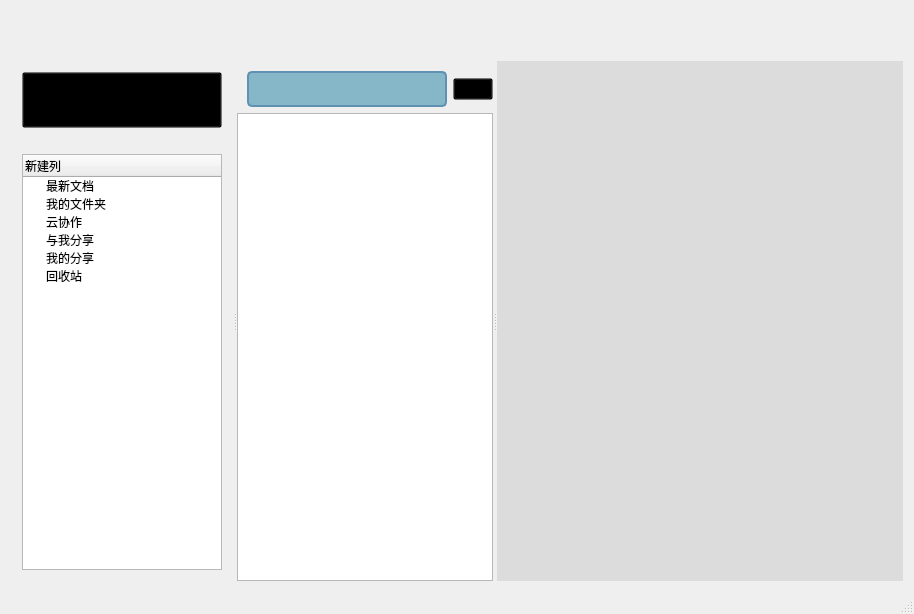
<?xml version="1.0" encoding="UTF-8"?>
<ui version="4.0">
 <class>MainWindow</class>
 <widget class="QMainWindow" name="MainWindow">
  <property name="geometry">
   <rect>
    <x>0</x>
    <y>0</y>
    <width>914</width>
    <height>614</height>
   </rect>
  </property>
  <property name="minimumSize">
   <size>
    <width>750</width>
    <height>592</height>
   </size>
  </property>
  <property name="windowTitle">
   <string>MainWindow</string>
  </property>
  <widget class="QWidget" name="centralWidget">
   <layout class="QVBoxLayout" name="verticalLayout_5">
    <item>
     <layout class="QVBoxLayout" name="verticalLayout_4">
      <item>
       <spacer name="verticalSpacer">
        <property name="orientation">
         <enum>Qt::Vertical</enum>
        </property>
        <property name="sizeType">
         <enum>QSizePolicy::Maximum</enum>
        </property>
        <property name="sizeHint" stdset="0">
         <size>
          <width>20</width>
          <height>50</height>
         </size>
        </property>
       </spacer>
      </item>
      <item>
       <widget class="QSplitter" name="splitter">
        <property name="sizePolicy">
         <sizepolicy hsizetype="Expanding" vsizetype="Preferred">
          <horstretch>4</horstretch>
          <verstretch>0</verstretch>
         </sizepolicy>
        </property>
        <property name="orientation">
         <enum>Qt::Horizontal</enum>
        </property>
        <widget class="QWidget" name="layoutWidget">
         <layout class="QVBoxLayout" name="verticalLayout">
          <item>
           <widget class="QComboBox" name="comboBox">
            <property name="sizePolicy">
             <sizepolicy hsizetype="Preferred" vsizetype="Fixed">
              <horstretch>0</horstretch>
              <verstretch>0</verstretch>
             </sizepolicy>
            </property>
            <property name="maximumSize">
             <size>
              <width>200</width>
              <height>16777215</height>
             </size>
            </property>
            <property name="styleSheet">
             <string notr="true">QComboBox
{
min-height: 50px;
min-width: 60px;
background-color:transparent;
color:rgb(0, 0, 0);
selection-background-color: rgb(200, 200, 200);
}

QComboBox QAbstractItemView
{
selection-color:black;
selection-background-color:black;
background-color:rgb(200, 200, 200);
color:black;
font:14px;
}

QComboBox QAbstractItemView::item
{
min-height: 50px;
min-width: 60px;
color:balck;
}</string>
            </property>
            <item>
             <property name="text">
              <string>新建笔记</string>
             </property>
            </item>
            <item>
             <property name="text">
              <string>新建文件夹</string>
             </property>
            </item>
            <item>
             <property name="text">
              <string>导入Word</string>
             </property>
            </item>
            <item>
             <property name="text">
              <string>上传文件</string>
             </property>
            </item>
            <item>
             <property name="text">
              <string>上传文件夹</string>
             </property>
            </item>
           </widget>
          </item>
          <item>
           <spacer name="horizontalSpacer">
            <property name="orientation">
             <enum>Qt::Horizontal</enum>
            </property>
            <property name="sizeType">
             <enum>QSizePolicy::Maximum</enum>
            </property>
            <property name="sizeHint" stdset="0">
             <size>
              <width>40</width>
              <height>20</height>
             </size>
            </property>
           </spacer>
          </item>
          <item>
           <widget class="QTreeWidget" name="treeWidget">
            <property name="sizePolicy">
             <sizepolicy hsizetype="Expanding" vsizetype="Expanding">
              <horstretch>0</horstretch>
              <verstretch>0</verstretch>
             </sizepolicy>
            </property>
            <property name="maximumSize">
             <size>
              <width>200</width>
              <height>16777215</height>
             </size>
            </property>
            <property name="styleSheet">
             <string notr="true">*{outline:0px;}</string>
            </property>
            <column>
             <property name="text">
              <string>新建列</string>
             </property>
            </column>
            <item>
             <property name="text">
              <string>最新文档</string>
             </property>
             <property name="icon">
              <iconset resource="../res.qrc">
               <normaloff>:/image/image/Icon_Category_LastMod.png</normaloff>:/image/image/Icon_Category_LastMod.png</iconset>
             </property>
            </item>
            <item>
             <property name="text">
              <string>我的文件夹</string>
             </property>
             <property name="icon">
              <iconset resource="../res.qrc">
               <normaloff>:/image/image/Icon_Category_Group.png</normaloff>:/image/image/Icon_Category_Group.png</iconset>
             </property>
            </item>
            <item>
             <property name="text">
              <string>云协作</string>
             </property>
             <property name="icon">
              <iconset resource="../res.qrc">
               <normaloff>:/image/image/Icon_Category_OPenGroup.png</normaloff>:/image/image/Icon_Category_OPenGroup.png</iconset>
             </property>
            </item>
            <item>
             <property name="text">
              <string>与我分享</string>
             </property>
             <property name="icon">
              <iconset resource="../res.qrc">
               <normaloff>:/image/image/Icon_Category_ShareToMe.png</normaloff>:/image/image/Icon_Category_ShareToMe.png</iconset>
             </property>
            </item>
            <item>
             <property name="text">
              <string>我的分享</string>
             </property>
             <property name="icon">
              <iconset resource="../res.qrc">
               <normaloff>:/image/image/Icon_Notebook_shared.png</normaloff>:/image/image/Icon_Notebook_shared.png</iconset>
             </property>
            </item>
            <item>
             <property name="text">
              <string>回收站</string>
             </property>
             <property name="icon">
              <iconset resource="../res.qrc">
               <normaloff>:/image/image/Icon_Category_Trash.png</normaloff>:/image/image/Icon_Category_Trash.png</iconset>
             </property>
            </item>
           </widget>
          </item>
         </layout>
        </widget>
        <widget class="QWidget" name="widget_2" native="true">
         <property name="sizePolicy">
          <sizepolicy hsizetype="Preferred" vsizetype="Preferred">
           <horstretch>0</horstretch>
           <verstretch>0</verstretch>
          </sizepolicy>
         </property>
         <property name="styleSheet">
          <string notr="true">background-image: url(:/image/image/color.png);</string>
         </property>
         <layout class="QVBoxLayout" name="verticalLayout_3">
          <property name="spacing">
           <number>0</number>
          </property>
          <property name="leftMargin">
           <number>0</number>
          </property>
          <property name="topMargin">
           <number>10</number>
          </property>
          <property name="rightMargin">
           <number>0</number>
          </property>
          <property name="bottomMargin">
           <number>0</number>
          </property>
          <item>
           <layout class="QVBoxLayout" name="verticalLayout_2">
            <item>
             <layout class="QHBoxLayout" name="horizontalLayout">
              <item>
               <spacer name="horizontalSpacer_2">
                <property name="orientation">
                 <enum>Qt::Horizontal</enum>
                </property>
                <property name="sizeType">
                 <enum>QSizePolicy::Maximum</enum>
                </property>
                <property name="sizeHint" stdset="0">
                 <size>
                  <width>10</width>
                  <height>20</height>
                 </size>
                </property>
               </spacer>
              </item>
              <item>
               <widget class="QLineEdit" name="lineEdit">
                <property name="minimumSize">
                 <size>
                  <width>0</width>
                  <height>36</height>
                 </size>
                </property>
                <property name="styleSheet">
                 <string notr="true">
QLineEdit
{
    background-color: rgb(134,183,200);
    border:2px solid  #5F92B2;
    border-radius:5px;
    color:black;
}
</string>
                </property>
               </widget>
              </item>
              <item>
               <widget class="QPushButton" name="pushButtonSelect">
                <property name="styleSheet">
                 <string notr="true">background-color:transparent;
color: rgb(0, 170, 255);
font: 10pt &quot;宋体&quot;;</string>
                </property>
                <property name="text">
                 <string/>
                </property>
                <property name="icon">
                 <iconset resource="../res.qrc">
                  <normaloff>:/image/image/Btn_Input_Search.png</normaloff>:/image/image/Btn_Input_Search.png</iconset>
                </property>
                <property name="iconSize">
                 <size>
                  <width>36</width>
                  <height>36</height>
                 </size>
                </property>
               </widget>
              </item>
             </layout>
            </item>
            <item>
             <widget class="QListWidget" name="listWidget">
              <property name="styleSheet">
               <string notr="true">background-image: url(:/image/image/color.png);</string>
              </property>
             </widget>
            </item>
           </layout>
          </item>
         </layout>
        </widget>
        <widget class="QWidget" name="widget" native="true">
         <property name="sizePolicy">
          <sizepolicy hsizetype="Preferred" vsizetype="Preferred">
           <horstretch>1</horstretch>
           <verstretch>0</verstretch>
          </sizepolicy>
         </property>
         <property name="styleSheet">
          <string notr="true">background-color: rgb(220, 220, 220);</string>
         </property>
        </widget>
       </widget>
      </item>
     </layout>
    </item>
   </layout>
  </widget>
  <widget class="QStatusBar" name="statusBar"/>
  <action name="actionPersonInfo">
   <property name="text">
    <string>个人信息</string>
   </property>
   <property name="toolTip">
    <string>个人信息</string>
   </property>
  </action>
 </widget>
 <layoutdefault spacing="6" margin="11"/>
 <tabstops>
  <tabstop>treeWidget</tabstop>
  <tabstop>comboBox</tabstop>
  <tabstop>listWidget</tabstop>
 </tabstops>
 <resources>
  <include location="../res.qrc"/>
 </resources>
 <connections/>
</ui>
